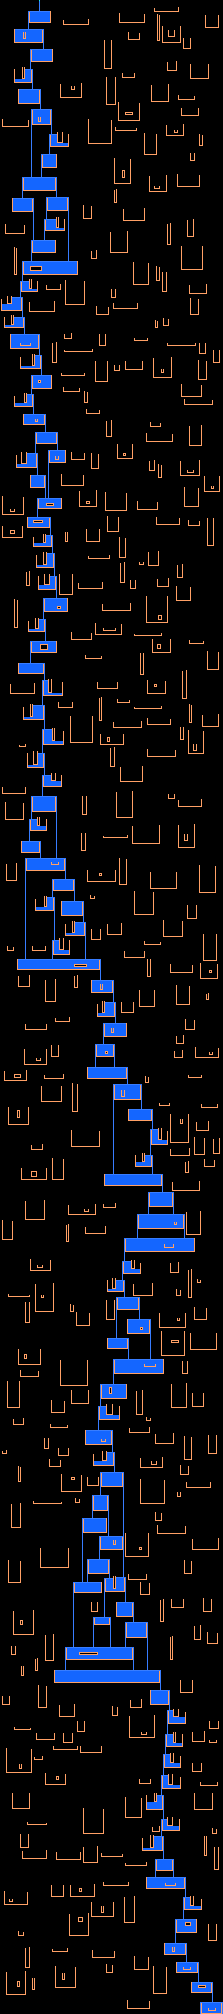

Source code (Python):
inp = open("d17-mb.txt").read()

import re, numpy as np
from collections import deque
from PIL import Image

def renderboard(board,loc="d17.png"):
	palette = [0,0,0, 0xFF,0xA0,0x66, 0x14,0x66,0xFF, 0x38,0x7D,0xFF, 0,0xFF,0xDD]
	
	img = Image.fromarray(board, "P")
	img.putpalette(palette)
	#img.show()
	img.save(loc)

def step(board):
	for _ in range(len(activewater)):
		w = activewater.popleft()
		if (w[0]+1 > bounds[3]):
			board[w[0]][w[1]] = 3
			continue
		down = board[w[0]+1][w[1]]
		if down not in solid:
			# falling
			if (w[0]+1,w[1]) not in activewater:
				activewater.append((w[0]+1,w[1]))
			board[w[0]][w[1]] = 3
		else: 
			# hit something, so check if there's a basin to fill
			flat = [0,0]
			enclosed = True
			while True:
				if (board[w[0]][w[1]+flat[0]-1] in solid):
					#print("left bound at",flat)
					break
				elif (board[w[0]+1][w[1]+flat[0]-1] not in solid):
					#print("found a hole on the left")
					activewater.append((w[0], w[1]+flat[0]-1))
					enclosed = False
					break
				else:
					#print("lb",flat)
					flat[0] -= 1
			while True:
				if (board[w[0]][w[1]+flat[1]+1] in solid):
					#print("right bound at",flat)
					break
				elif (board[w[0]+1][w[1]+flat[1]+1] not in solid):
					activewater.append((w[0], w[1]+flat[1]+1))
					enclosed = False
					break
				else:
					#print("rb",flat)
					flat[1] += 1
			
			if enclosed:
				# the thing we hit is enclosed, so make this all standing water and reset our activewater 1 tick up the flow
				for i in range(w[1]+flat[0],w[1]+flat[1]+1):
					board[w[0]][i] = 2
				activewater.append((w[0]-1,w[1]))
			else:
				# there's a hole, so make the range we found flowing water and let the new activewater entries tick
				for i in range(w[1]+flat[0],w[1]+flat[1]+1):
					board[w[0]][i] = 3

ud = sorted([[int(j) for j in i] for i in re.compile("x=(\d+), y=(\d+)\.\.(\d+)").findall(inp)]) # vertical ranges
lr = sorted([[int(j) for j in i] for i in re.compile("y=(\d+), x=(\d+)\.\.(\d+)").findall(inp)]) # horiz ranges

bounds = (min(500,ud[0][0]), min(0, lr[0][0]), ud[-1][0], lr[-1][0])
xoffset = bounds[0] - 1
miny = 0x7FFFFFFF

boundsoffset = (bounds[0]-xoffset, bounds[1], bounds[2]-xoffset, bounds[3])

empty, clay, waters, waterf, spring = 0, 1, 2, 3, 4
solid = [1,2]

board = np.zeros((bounds[3]-bounds[1]+1, bounds[2]-bounds[0]+3), dtype=np.uint8)
#print(len(board), len(board[0]))
#print(bounds)

for line in ud:
	x = line[0]
	for y in range(line[1],line[2]+1):
		if (y < miny):
			miny = y
		board[y][x-xoffset] = 1

for line in lr:
	y = line[0]
	if (y < miny):
		miny = y
	for x in range(line[1],line[2]+1):
		board[y][x-xoffset] = 1

board[0][500-xoffset] = 4
activewater = deque([(1,500-xoffset)])

i = 0
while activewater:
	step(board)
	renderboard(board,"d17\\frame" + str(i).zfill(4) + ".png")
	i += 1

p2 = (board[miny:]==2).sum()
p1 = (board[miny:]==3).sum()

print("P1", p1+p2)
print("P2", p2)

renderboard(board)